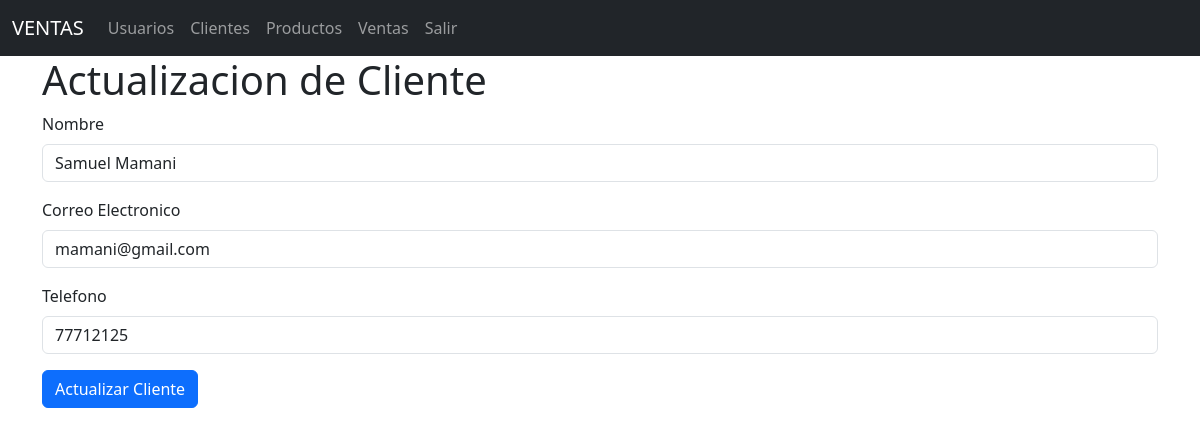
The page /clientes/edit/2 on the database its author committed.
### models/cliente_model.py (models this page shows, shortened)
class Cliente(db.Model):
    __tablename__ = 'clientes'
    id = db.Column(db.Integer, primary_key=True)
    nombre = db.Column(db.String(80), nullable=False)
    email = db.Column(db.String(100), nullable=False)
    telefono = db.Column(db.String(20), nullable=False)
    ventas = db.relationship('Venta', back_populates='cliente')
    @staticmethod
    def get_by_id(id):
        return Cliente.query.get(id)

### controllers/cliente_controller.py (the view)
@cliente_bp.route("/edit/<int:id>", methods=['GET', 'POST'])
def edit(id):
    cliente = Cliente.get_by_id(id)
    if request.method == 'POST':
        nombre = request.form['nombre']
        email = request.form['email']
        telefono = request.form['telefono']
        cliente.update(nombre=nombre, email=email, telefono=telefono)
        return redirect(url_for('cliente.index'))
    return cliente_view.edit(cliente)

### run.py (called while the page is built)
@app.context_processor
def inject_active_path():
    def is_active(path):
        return 'active' if request.path == path else ''
    return (dict(is_active = is_active))

### views/cliente_view.py (called while the page is built)
def edit(cliente):
    return render_template('clientes/edit.html', cliente=cliente)

### templates/clientes/edit.html (shortened to what this page needs)
{% extends 'base.html' %}
{% block content %}
<h1>Actualizacion de Cliente</h1>
<form action="{{ url_for('cliente.edit',id=cliente.id) }}" method="POST">
    <div class="mb-3">
        <label for="" class="form-label">Nombre</label>
        <input type="text" class="form-control" name="nombre" value="{{ cliente.nombre }}" required>
    </div>
    <div class="mb-3">
        <label for="" class="form-label">Correo Electronico</label>
        <input type="email" class="form-control" name="email" value="{{ cliente.email }}" required>
    </div>
    <div class="mb-3">
        <label for="" class="form-label">Telefono</label>
        <input type="number" class="form-control" name="telefono" value="{{ cliente.telefono }}" required>
    </div>
    <button type="submit" class="btn btn-primary">Actualizar Cliente</button>
</form>
{% endblock  %}

### rows shown on the page
Cliente: nombre "Samuel Mamani", email "mamani@gmail.com", telefono "77712125"
